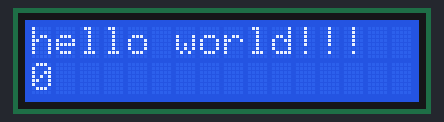
Simulated run of this sketch. Board: Arduino Uno, built with avr-gcc and run on an emulated ATmega328P. Parts: 16×2 character LCD.

Above: at 0.1 s.
At 4.1 s:
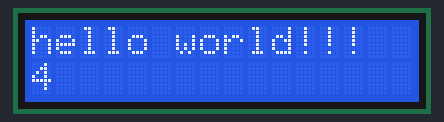
At 9.1 s:
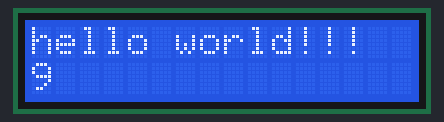
At 19.1 s:
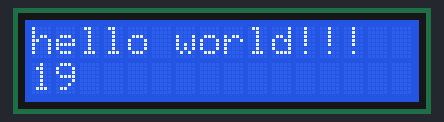
At 29.1 s:
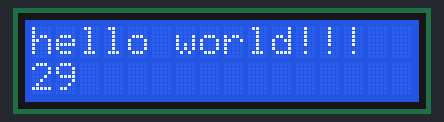
At 39.1 s:
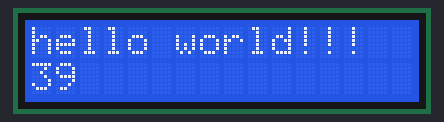

The sketch:

Lcd_to_display_hello_world.ino
```cpp
// LCD DISPLAY CODE

/*
 *
 Demonstrates the use a 16x2 LCD display.  The LiquidCrystal
 library works with all LCD displays that are compatible with the
 Hitachi HD44780 driver. There are many of them out there, and you
 can usually tell them by the 16-pin interface.

 This sketch prints "Hello World!" to the LCD and counts 123 to infinity.

 The circuit:
 * LCD RS pin to digital pin 12
 * LCD Enable pin to digital pin 11
 * LCD D4 pin to digital pin 4
 * LCD D5 pin to digital pin 5
 * LCD D6 pin to digital pin 6
 * LCD D7 pin to digital pin 7
 * LCD R/W pin to ground
 * 10K resistor:
   * ends to +5V and ground
   * wiper to LCD VO pin (pin 3)

  */

// include the library code:
#include <LiquidCrystal.h>

// initialize the library by associating any needed LCD interface pin
// with the arduino pin number it is connected to
int Rs = 12, E = 11, D4 = 4, D5 = 5, D6 = 6, D7 = 7;
LiquidCrystal lcd(Rs, E, D4, D5, D6, D7);

void setup() {
  // set the lcd's numbers of columns and rows:
  lcd.begin(16, 2);
  //print a message to the lcd
  lcd.print("hello world!!!");
}

void loop() {
  // set the cursor to column 0, line 1:
  // (note: line 1 is the second row, since counting begins with o):
  lcd.setCursor(0, 1);
  //print the number of seconds since rest:
  lcd.print(millis() / 1000);
}
```

Measured:
- what the display in image 1 shows lasts 1.0 s, from 4.0 s to 5.0 s
